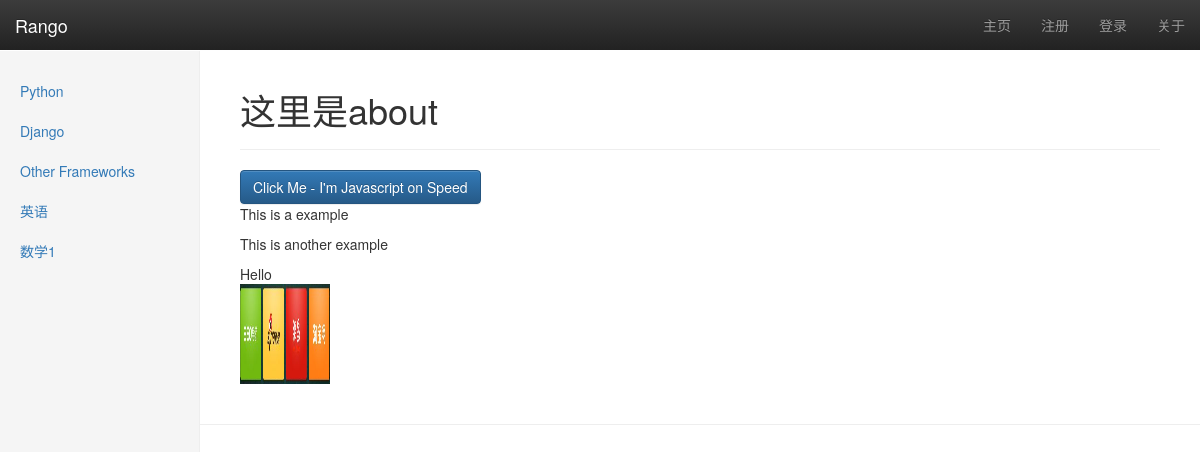
Before: /ran/about/ with the older database file.
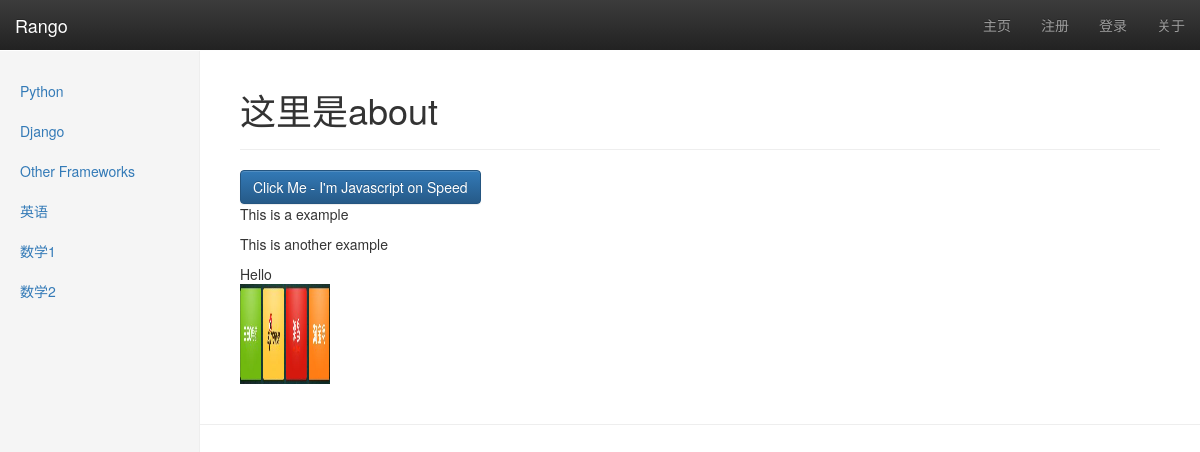
After: the same page with the newer database file.
### ran/models.py (models this page shows, shortened)
class Category(models.Model):
    name = models.CharField(max_length=128, unique=True)
    views = models.IntegerField(default=0)
    likes = models.IntegerField(default=0)
    slug = models.SlugField(unique=True)

### ran/views.py (the view)
def about(request):
    context_dict = {'about': '这里是about'}
    return render(request, 'ran/about.html', context_dict)

### ran/templatetags/ran_extras.py (called while the page is built)
@register.inclusion_tag('ran/cats.html')
def get_category_list(cat=None):
    return {'cats': Category.objects.all(), 'act_cat': cat}

### templates/ran/about.html (shortened to what this page needs)
{% extends 'ran/base.html' %}
{% load staticfiles %}
{% block body_block %}
    <div class="page-header">
        <h1>{{ about }}</h1>
    </div>
    <button id="about-btn"> Click Me - I'm Javascript on Speed</button>
    <p>This is a example</p>
    <p>This is another example</p>
    <div id="msg">Hello</div>
    <img  width="90" height="100" src="{% static "images/nav.jpg" %}" alt="Picture of Rango" />
{% endblock %}

### templates/ran/cats.html
{% if cats %}
    <ul class="nav nav-sidebar">
    {% for c in cats %}
    {% if c == act_cat %}
        <li  class="active" >
    {% else  %}
        <li>
    {% endif %}
        <a href="/ran/category/{{ c.slug }}">{{ c.name }}</a></li>
    {% endfor %}
{% else %}
    <li><strong >There are no category present.</strong></li>
    </ul>
{% endif %}

Changed rows visible on the page:
added Category: name "数学2"
